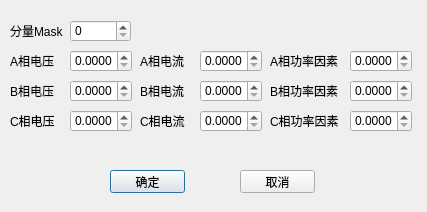
<?xml version="1.0" encoding="UTF-8"?>
<ui version="4.0">
 <class>phaseCorrectionParamDialog</class>
 <widget class="QDialog" name="phaseCorrectionParamDialog">
  <property name="geometry">
   <rect>
    <x>0</x>
    <y>0</y>
    <width>427</width>
    <height>212</height>
   </rect>
  </property>
  <property name="windowTitle">
   <string>分量参数</string>
  </property>
  <widget class="QLabel" name="label">
   <property name="geometry">
    <rect>
     <x>10</x>
     <y>20</y>
     <width>54</width>
     <height>22</height>
    </rect>
   </property>
   <property name="text">
    <string>分量Mask</string>
   </property>
  </widget>
  <widget class="QSpinBox" name="weightMaskSpinBox">
   <property name="geometry">
    <rect>
     <x>70</x>
     <y>20</y>
     <width>61</width>
     <height>22</height>
    </rect>
   </property>
   <property name="maximum">
    <number>999</number>
   </property>
  </widget>
  <widget class="QLabel" name="label_2">
   <property name="geometry">
    <rect>
     <x>10</x>
     <y>50</y>
     <width>54</width>
     <height>22</height>
    </rect>
   </property>
   <property name="text">
    <string>A相电压</string>
   </property>
  </widget>
  <widget class="QDoubleSpinBox" name="phaseAVoltageDoubleSpinBox">
   <property name="geometry">
    <rect>
     <x>70</x>
     <y>50</y>
     <width>62</width>
     <height>22</height>
    </rect>
   </property>
   <property name="decimals">
    <number>4</number>
   </property>
   <property name="maximum">
    <double>999.000000000000000</double>
   </property>
  </widget>
  <widget class="QDoubleSpinBox" name="phaseACurrentDoubleSpinBox">
   <property name="geometry">
    <rect>
     <x>200</x>
     <y>50</y>
     <width>62</width>
     <height>22</height>
    </rect>
   </property>
   <property name="decimals">
    <number>4</number>
   </property>
   <property name="maximum">
    <double>999.000000000000000</double>
   </property>
  </widget>
  <widget class="QLabel" name="label_3">
   <property name="geometry">
    <rect>
     <x>140</x>
     <y>50</y>
     <width>54</width>
     <height>22</height>
    </rect>
   </property>
   <property name="text">
    <string>A相电流</string>
   </property>
  </widget>
  <widget class="QLabel" name="label_4">
   <property name="geometry">
    <rect>
     <x>270</x>
     <y>50</y>
     <width>71</width>
     <height>22</height>
    </rect>
   </property>
   <property name="text">
    <string>A相功率因素</string>
   </property>
  </widget>
  <widget class="QDoubleSpinBox" name="phaseAPowerFactorDoubleSpinBox">
   <property name="geometry">
    <rect>
     <x>350</x>
     <y>50</y>
     <width>62</width>
     <height>22</height>
    </rect>
   </property>
   <property name="decimals">
    <number>4</number>
   </property>
   <property name="maximum">
    <double>999.000000000000000</double>
   </property>
  </widget>
  <widget class="QDoubleSpinBox" name="phaseBPowerFactorDoubleSpinBox">
   <property name="geometry">
    <rect>
     <x>350</x>
     <y>80</y>
     <width>62</width>
     <height>22</height>
    </rect>
   </property>
   <property name="decimals">
    <number>4</number>
   </property>
   <property name="maximum">
    <double>999.000000000000000</double>
   </property>
  </widget>
  <widget class="QLabel" name="label_5">
   <property name="geometry">
    <rect>
     <x>140</x>
     <y>80</y>
     <width>54</width>
     <height>22</height>
    </rect>
   </property>
   <property name="text">
    <string>B相电流</string>
   </property>
  </widget>
  <widget class="QDoubleSpinBox" name="phaseBVoltageDoubleSpinBox">
   <property name="geometry">
    <rect>
     <x>70</x>
     <y>80</y>
     <width>62</width>
     <height>22</height>
    </rect>
   </property>
   <property name="decimals">
    <number>4</number>
   </property>
   <property name="maximum">
    <double>999.000000000000000</double>
   </property>
  </widget>
  <widget class="QDoubleSpinBox" name="phaseBCurrentDoubleSpinBox">
   <property name="geometry">
    <rect>
     <x>200</x>
     <y>80</y>
     <width>62</width>
     <height>22</height>
    </rect>
   </property>
   <property name="decimals">
    <number>4</number>
   </property>
   <property name="maximum">
    <double>999.000000000000000</double>
   </property>
  </widget>
  <widget class="QLabel" name="label_6">
   <property name="geometry">
    <rect>
     <x>270</x>
     <y>80</y>
     <width>71</width>
     <height>22</height>
    </rect>
   </property>
   <property name="text">
    <string>B相功率因素</string>
   </property>
  </widget>
  <widget class="QLabel" name="label_7">
   <property name="geometry">
    <rect>
     <x>10</x>
     <y>80</y>
     <width>54</width>
     <height>22</height>
    </rect>
   </property>
   <property name="text">
    <string>B相电压</string>
   </property>
  </widget>
  <widget class="QDoubleSpinBox" name="phaseCPowerFactorDoubleSpinBox">
   <property name="geometry">
    <rect>
     <x>350</x>
     <y>110</y>
     <width>62</width>
     <height>22</height>
    </rect>
   </property>
   <property name="decimals">
    <number>4</number>
   </property>
   <property name="maximum">
    <double>999.000000000000000</double>
   </property>
  </widget>
  <widget class="QLabel" name="label_8">
   <property name="geometry">
    <rect>
     <x>140</x>
     <y>110</y>
     <width>54</width>
     <height>22</height>
    </rect>
   </property>
   <property name="text">
    <string>C相电流</string>
   </property>
  </widget>
  <widget class="QDoubleSpinBox" name="phaseCVoltageDoubleSpinBox">
   <property name="geometry">
    <rect>
     <x>70</x>
     <y>110</y>
     <width>62</width>
     <height>22</height>
    </rect>
   </property>
   <property name="decimals">
    <number>4</number>
   </property>
   <property name="maximum">
    <double>999.000000000000000</double>
   </property>
  </widget>
  <widget class="QDoubleSpinBox" name="phaseCCurrentDoubleSpinBox">
   <property name="geometry">
    <rect>
     <x>200</x>
     <y>110</y>
     <width>62</width>
     <height>22</height>
    </rect>
   </property>
   <property name="decimals">
    <number>4</number>
   </property>
   <property name="maximum">
    <double>999.000000000000000</double>
   </property>
  </widget>
  <widget class="QLabel" name="label_9">
   <property name="geometry">
    <rect>
     <x>270</x>
     <y>110</y>
     <width>71</width>
     <height>22</height>
    </rect>
   </property>
   <property name="text">
    <string>C相功率因素</string>
   </property>
  </widget>
  <widget class="QLabel" name="label_10">
   <property name="geometry">
    <rect>
     <x>10</x>
     <y>110</y>
     <width>54</width>
     <height>22</height>
    </rect>
   </property>
   <property name="text">
    <string>C相电压</string>
   </property>
  </widget>
  <widget class="QPushButton" name="okPushButton">
   <property name="geometry">
    <rect>
     <x>110</x>
     <y>170</y>
     <width>75</width>
     <height>23</height>
    </rect>
   </property>
   <property name="text">
    <string>确定</string>
   </property>
  </widget>
  <widget class="QPushButton" name="cancelPushButton">
   <property name="geometry">
    <rect>
     <x>240</x>
     <y>170</y>
     <width>75</width>
     <height>23</height>
    </rect>
   </property>
   <property name="text">
    <string>取消</string>
   </property>
  </widget>
 </widget>
 <resources/>
 <connections/>
</ui>
